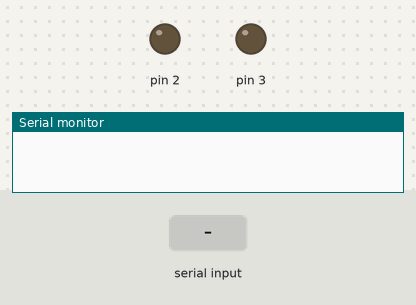
This sketch was run on a simulated Arduino Uno, built with avr-gcc and run on an emulated ATmega328P. Parts: output pins drawn as LEDs (lit = HIGH), the last lines printed to the serial monitor. Inputs (shaded band) come from the test bench.

Above: at 1.2 s.
1.3 s: "1\n" received over Serial
At 4.0 s:
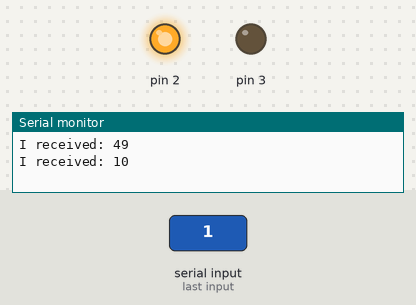
4.3 s: "0\n" received over Serial
At 5.8 s:
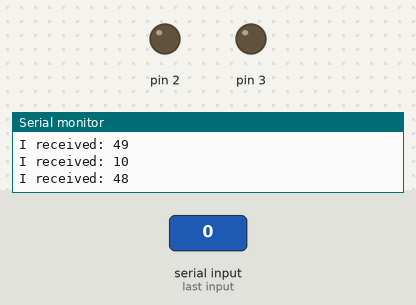
7.3 s: "2\n" received over Serial
At 10.1 s:
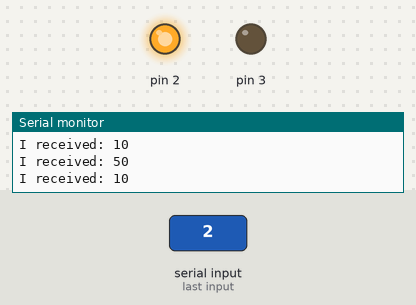
Timing chart, 0 to 11.6 s (numbered marks = the images above; inputs shaded):
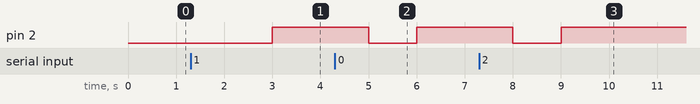

Measured:
- after the input at 1.3 s, pin 2: LOW → HIGH after 1.7 s
- after the input at 4.3 s, pin 2: HIGH → LOW after 0.70 s, → HIGH 1.0 s later
- after the input at 7.3 s, pin 2: HIGH → LOW after 0.70 s, → HIGH 1.0 s later

The sketch:

SerialRead2LEDsBlink.ino
```cpp
int incomingByte = 0; // for incoming serial data

void setup() {
  Serial.begin(9600); // opens serial port, sets data rate to 9600 bps
  pinMode(2, OUTPUT);
  pinMode(3, OUTPUT);
}

void loop() {
  // send data only when you receive data:
  if (Serial.available() > 0) {
    // read the incoming byte:
    incomingByte = Serial.read();

    // say what you got:
    Serial.print("I received: ");
    Serial.println(incomingByte, DEC);
    if(incomingByte ==10){
      digitalWrite(2, HIGH);
      digitalWrite(3, LOW);
    }else if (incomingByte ==20){
      digitalWrite(2, HIGH);
      digitalWrite(3, LOW);
    }else{
      digitalWrite(2, LOW);
      digitalWrite(3, LOW);
    }
  }
  delay(1000);
}
```
